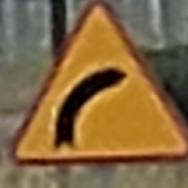
#> input picture NeuralNetworks/classification/A1/1.jpg, 188 x 188 px; its folder holds only this picture in this run
$ python K-neightbor.py
#> lines starting #> are read from the running program, lines starting #| are printed output that depends on the picture
import os
import numpy as np
import cv2
from tqdm import tqdm
from sklearn.model_selection import train_test_split
from sklearn.preprocessing import LabelEncoder
from sklearn.neighbors import KNeighborsClassifier, NearestCentroid
from sklearn.metrics import accuracy_score, classification_report

# Path to your dataset
data_dir = "classification"  # folder containing subfolders like C1, C2, Stop, etc.

X = []
y = []

# Load images and labels
for label_name in os.listdir(data_dir):
    class_folder = os.path.join(data_dir, label_name)
    if not os.path.isdir(class_folder):
        continue

    for filename in os.listdir(class_folder):
        if filename.lower().endswith(('.jpg', '.jpeg', '.png')):
            img_path = os.path.join(class_folder, filename)
            img = cv2.imread(img_path)
#> img is the input picture: shape (188, 188, 3); mean B, G, R 66.4, 104.1, 131.6
            if img is None:
                continue
            img = cv2.resize(img, (32, 32))
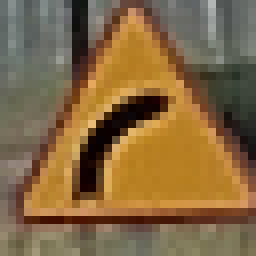
#> img: shape (32, 32, 3) (shown 8 times larger); mean B, G, R 66.4, 104.1, 131.5
            img = img.flatten() / 255.0  # flatten and normalize
#> img = 3072 values, max 0.922 at index 1475, min 0 at index 1206, mean 0.395
            X.append(img)
            y.append(label_name)  # keep string labels
#> pass 2 of the loop `for label_name in os.listdir(data_dir):`:
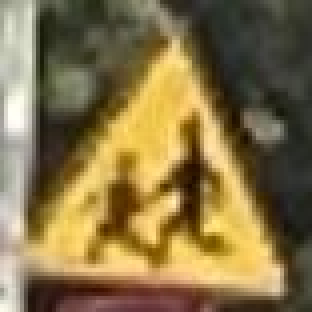
#> input picture NeuralNetworks/classification/A17/102.jpg, 78 x 78 px (shown 4 times larger)
#> img is the input picture: shape (78, 78, 3); mean B, G, R 71.9, 114.6, 133.5
#> `img = cv2.resize(img, (32, 32))`:
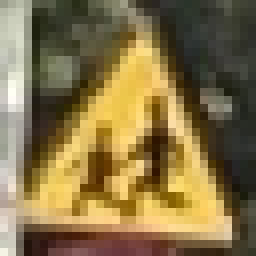
#> img: shape (32, 32, 3) (shown 8 times larger); mean B, G, R 71.8, 114.5, 133.4
#> `img = img.flatten() / 255.0`: img = 3072 values, max 1 at index 1060, min 0 at index 990, mean 0.418

X = np.array(X)
y = np.array(y)

# Convert string labels to integers
le = LabelEncoder()
y_encoded = le.fit_transform(y)

# Split dataset
#> (the run stopped early here; a loop or call above may not have finished)
